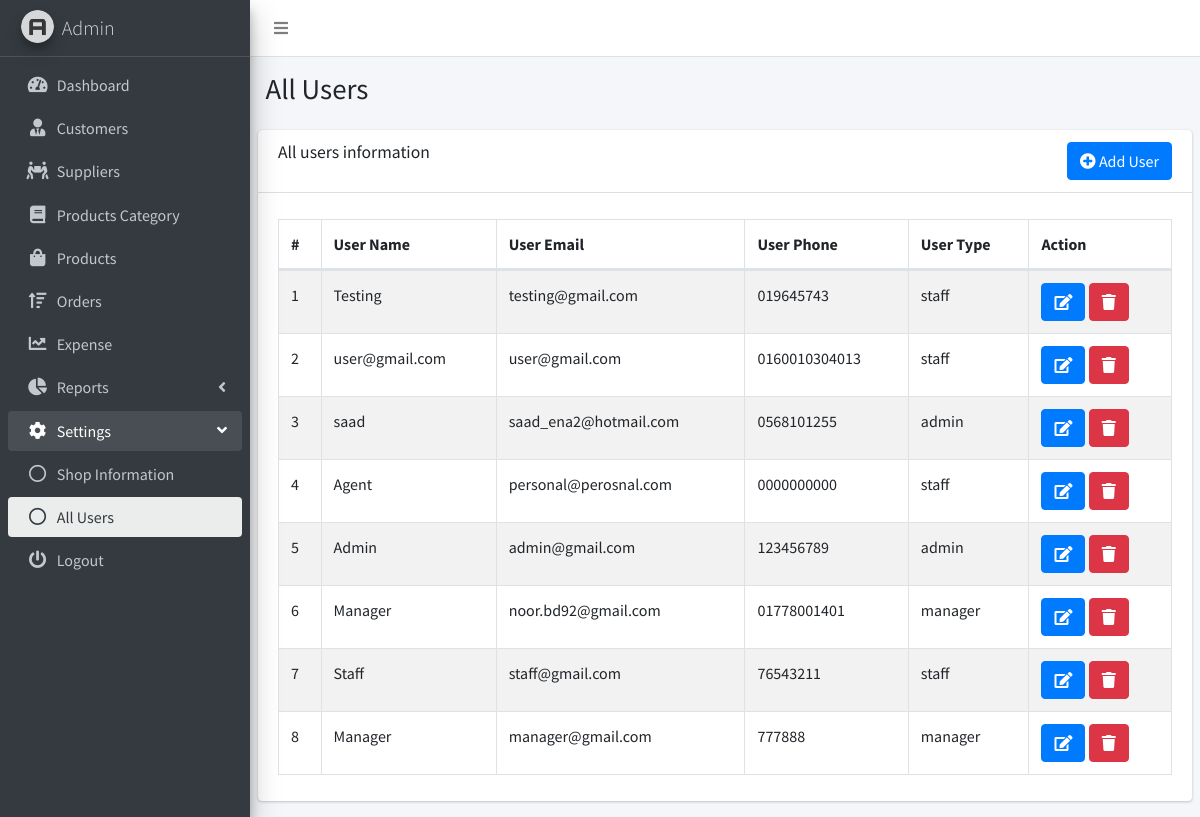
Screenshot of /all_users.php (signed in) with the database file from the repository.
### tables this page shows
CREATE TABLE `users` (
  `id` int(11) NOT NULL,
  `name` varchar(255) NOT NULL,
  `cell` varchar(255) NOT NULL,
  `email` varchar(255) NOT NULL,
  `password` varchar(255) NOT NULL,
  `user_type` varchar(255) NOT NULL
);

### all_users.php (the view, shortened to what this page needs)
<!DOCTYPE html>
<html lang="en">
<head>
    <link rel="stylesheet" href="dist/css/preloader.css">
    <link rel="stylesheet" href="plugins/fontawesome-free/css/all.min.css">
    <link rel="stylesheet" href="https://code.ionicframework.com/ionicons/2.0.1/css/ionicons.min.css">
    <link rel="stylesheet" href="plugins/datatables-bs4/css/dataTables.bootstrap4.min.css">
    <link rel="stylesheet" href="plugins/datatables-responsive/css/responsive.bootstrap4.min.css">
    <link rel="stylesheet" href="dist/css/buttons.dataTables.min.css">
    <link rel="stylesheet" href="dist/css/adminlte.min.css">
</head>
<body class="hold-transition sidebar-mini">
<div class="wrapper">
    <nav class="main-header navbar navbar-expand navbar-white navbar-light">
        <ul class="navbar-nav">
            <li class="nav-item">
                <a class="nav-link" data-widget="pushmenu" href="#" role="button"><i class="fas fa-bars"></i></a>
            </li>
        </ul>
    </nav>
    <aside class="main-sidebar sidebar-dark-primary elevation-4">
        <a href="#" class="brand-link">
            <img src="dist/img/AdminLTELogo.png"
                 alt="AdminLTE Logo"
                 class="brand-image img-circle elevation-3"
                 style="opacity: .8">
            <span class="brand-text font-weight-light">Admin</span>
        </a>
        <div class="sidebar">
            <nav class="mt-2">
                <ul class="nav nav-pills nav-sidebar flex-column" data-widget="treeview" role="menu"
                    data-accordion="false">
                    <li class="nav-item">
                        <a href="dashboard.php" class="nav-link">
                            <i class="nav-icon fas fa-tachometer-alt"></i>
                            <p>
                                Dashboard
                            </p>
                        </a>
                    </li>
                    <li class="nav-item">
                        <a href="customers.php" class="nav-link">
                            <i class="nav-icon fas fa-user-tie"></i>
                            <p>
                                Customers
                            </p>
                        </a>
                    </li>
                    <li class="nav-item">
                        <a href="suppliers.php" class="nav-link">
                            <i class="nav-icon fas fa-people-carry"></i>
                            <p>
                                Suppliers
                            </p>
                        </a>
                    </li>
                    <li class="nav-item">
                        <a href="category.php" class="nav-link">
                            <i class="nav-icon fas fa-book"></i>
                            <p>
                                Products Category
                            </p>
                        </a>
                    </li>
                    <li class="nav-item">
                        <a href="products.php" class="nav-link">
                            <i class="nav-icon fas fa-shopping-bag"></i>
                            <p>
                                Products
                            </p>
                        </a>
                    </li>
                    <li class="nav-item">
                        <a href="orders.php" class="nav-link">
                            <i class="nav-icon fas fa-sort-amount-up"></i>
                            <p>
                                Orders
                            </p>
                        </a>
                    </li>
                    <li class="nav-item">
                        <a href="expense.php" class="nav-link">
                            <i class="nav-icon fas fa-chart-line"></i>
                            <p>
                                Expense
                            </p>
                        </a>
                    </li>
                    <li class="nav-item">
                        <a href="#" class="nav-link">
                            <i class="nav-icon fas fa-chart-pie"></i>
                            <p>
                                Reports
                                <i class="right fas fa-angle-left"></i>
                            </p>
                        </a>
                    </li>
                    <li class="nav-item has-treeview menu-open">
                        <a href="products.php" class="nav-link">
                            <i class="nav-icon fas fa-cog"></i>
                            <p>
                                Settings
                                <i class="right fas fa-angle-left"></i>
                            </p>
                        </a>
                        <ul class="nav nav-treeview">
                            <li class="nav-item">
                                <a href="shop_information.php" class="nav-link">
                                    <i class="far fa-circle nav-icon"></i>
                                    <p>Shop Information</p>
                                </a>
                            </li>
                            <li class="nav-item">
                                <a href="all_users.php" class="nav-link active">
                                    <i class="far fa-circle nav-icon"></i>
                                    <p>All Users</p>
                                </a>
                            </li>
                        </ul>
                    </li>
                    <li class="nav-item">
                        <a href="logout.php" class="nav-link">
                            <i class="nav-icon fas fa-power-off"></i>
                            <p>
                                Logout
                            </p>
                        </a>
                    </li>
                </ul>
            </nav>
        </div>
    </aside>
    <div class="content-wrapper">
        <section class="content-header">
            <div class="container-fluid">
                <div class="row mb-2">
                    <div class="col-sm-6">
                        <h1>All Users</h1>
                    </div>
                </div>
            </div>
        </section>
        <section class="content">
            <div class="row">
                <div class="col-12">
                    <div class="card">
                        <div class="card-header">
                            <button type="button" onclick="location.href = 'add_user.php';"
                                    class="btn btn-primary float-right"><i class='fas fa-plus-circle'></i> Add User
                            </button>
                            <h3 class="card-title">All users information</h3>
                        </div>
                        <div class="card-body">
                            <table id="example1" class="table table-bordered table-striped">
                                <thead>
                                <tr>
                                    <th>#</th>
                                    <th>User Name</th>
                                    <th>User Email</th>
                                    <th>User Phone</th>
                                    <th>User Type</th>
                                    <?php
                                    $user_type = $_SESSION['user_type'];
                                    if ($user_type == 'admin') {
                                        ?>
                                        <th>Action</th>
                                        <?php
                                    }
                                    ?>
                                </tr>
                                </thead>
                                <tbody>
                                <?php
                                include('db_connect.php');
                                $sql = "SELECT * FROM users ORDER BY id DESC";
                                $result = mysqli_query($con, $sql);
                                $i = 1;
                                while ($row = mysqli_fetch_array($result)) {
                                    echo "<tr>";
                                    echo "<td>" . $i . "</td>";
                                    echo "<td>" . $row['name'] . "</td>";
                                    echo "<td>" . $row['email'] . "</td>";
                                    echo "<td>" . $row['cell'] . "</td>";
                                    echo "<td>" . $row['user_type'] . "</td>";
                                    if ($user_type == 'admin') {
                                        echo "<td><a class='btn btn-primary'  href=\"edit_users.php?id=" . $row['id'] . "\" ><i class='fas fa-edit'></i></a>  ";
                                        echo "<a class='confirmation btn btn-danger'  href=\"delete_user.php?id=" . $row['id'] . "\" ><i class='fas fa-trash'></i></a></td>";
                                    }
                                    $i++;
                                    echo "</tr> ";
                                }
                                echo " </tbody>";
                                echo " </table>";
                                ?>
                        </div>
                    </div>
                </div>
            </div>
        </section>
    </div>
</div>
</body>
</html>

### rows the page displays
users: name "Testing", email "testing@gmail.com", cell "019645743", user_type "staff"
users: name "user@gmail.com", email "user@gmail.com", cell "0160010304013", user_type "staff"
users: name "saad", email "saad_ena2@hotmail.com", cell "0568101255", user_type "admin"
users: name "Agent", email "personal@perosnal.com", cell "0000000000", user_type "staff"
users: name "Admin", email "admin@gmail.com", cell "123456789", user_type "admin"
users: name "Manager", email "noor.bd92@gmail.com", cell "01778001401", user_type "manager"
users: name "Staff", email "staff@gmail.com", cell "76543211", user_type "staff"
users: name "Manager", email "manager@gmail.com", cell "777888", user_type "manager"
